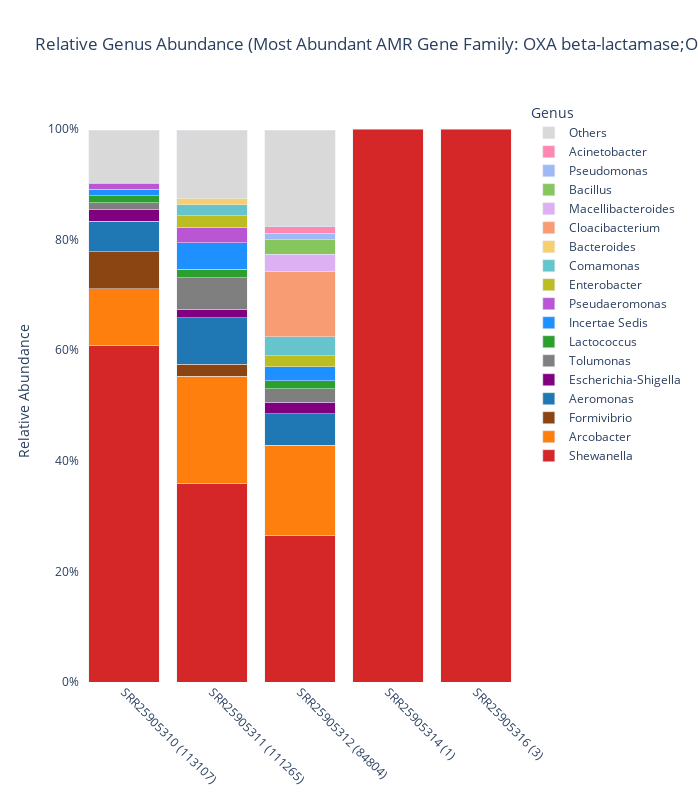

This figure's notebook cell:
### Code cell
import pandas as pd
import numpy as np
import plotly.graph_objects as go
import plotly.express as px

RESERVED_COLOR = "rgb(217,217,217)"

def get_genus_colors(all_genera):
    """Assign consistent, distinguishable colors to each genus."""
    top_colors = [
        "#D62728", "#FF7F0E", "#8B4513", "#1F77B4", "#800080",
        "#7F7F7F", "#2CA02C", "#1E90FF", "#BA55D3", "#BCBD22"
    ]

    fallback_palette = (
        px.colors.qualitative.Pastel
        + px.colors.qualitative.Set3
        + px.colors.qualitative.Alphabet
        + px.colors.qualitative.Light24
        + px.colors.qualitative.Bold
    )

    color_pool = list(dict.fromkeys(top_colors + fallback_palette))
    if RESERVED_COLOR in color_pool:
        color_pool.remove(RESERVED_COLOR)

    genus_list = [g for g in all_genera if g != "Others"]
    if len(genus_list) > len(color_pool):
        raise ValueError(
            f"Too many genera ({len(genus_list)}) for available color pool."
        )

    genus_colors = {g: color_pool[i] for i, g in enumerate(genus_list)}
    genus_colors["Others"] = RESERVED_COLOR
    return genus_colors


def preprocess_abundance(df, min_genus_abundance, force_include, force_exclude):
    """Filter and aggregate genus abundance data."""
    df_amr = df.copy()

    # Group low-abundance or excluded genera into 'Others'
    low_abundance = df_amr[
        ((df_amr["relative_genus_count"] <= min_genus_abundance) & ~df_amr["genus"].isin(force_include))
        | df_amr["genus"].isin(force_exclude)
    ]
    others = (
        low_abundance.groupby(["sample", "total_count"], as_index=False)
        .agg({"relative_genus_count": "sum"})
        .assign(genus="Others")
    )
    others["sample_label"] = others["sample"] + " (" + others["total_count"].astype(str) + ")"

    # Keep only included & high-abundance genera
    df_amr = df_amr[~df_amr["genus"].isin(force_exclude)]
    df_amr_filtered = df_amr[
        (df_amr["relative_genus_count"] > min_genus_abundance)
        | df_amr["genus"].isin(force_include)
    ]
    df_amr_filtered = df_amr_filtered.sort_values(["sample", "AMR Gene Family", "genus_count"], ascending=[True, False, False])
    df_amr_filtered["sample_label"] = df_amr_filtered["sample"] + " (" + df_amr_filtered["total_count"].astype(str) + ")"

    return pd.concat([df_amr_filtered, others], ignore_index=True)


def plot_stacked_abundance(
    observed_csv,
    output_html=None,
    min_genus_abundance=0.01,
    force_include=None,
    force_exclude=None,
):
    """Plot a single stacked bar chart of genus abundance for most prevalent AMR per sample."""
    force_include = force_include or []
    force_exclude = force_exclude or []

    df = pd.read_csv(observed_csv)
    amr = df.groupby("AMR Gene Family")["total_count"].sum().idxmax()
    print(amr)
    # Keep only AMR with highest total_count per sample
    df_max = df[df["AMR Gene Family"] == amr]
    display(df_max)
    amrs = df_max["AMR Gene Family"].unique()
    samples = df_max["sample"].nunique()

    df_amr = preprocess_abundance(df_max, min_genus_abundance, force_include, force_exclude)
    genus_colors = get_genus_colors(df_amr["genus"].unique())

    fig = go.Figure()
    legend_added = set()

    for genus in df_amr["genus"].unique():
        genus_data = df_amr[df_amr["genus"] == genus]
        fig.add_trace(
            go.Bar(
                x=genus_data["sample_label"],
                y=genus_data["relative_genus_count"],
                name=genus,
                marker_color=genus_colors[genus],
                showlegend=genus not in legend_added,
            )
        )
        legend_added.add(genus)

    # Layout
    fig.update_layout(
        barmode="stack",
        title=f"Relative Genus Abundance (Most Abundant AMR Gene Family: {', '.join(amrs)})",
        height=800,
        width=1000 * np.log10(samples) if samples > 2 else 500,
        plot_bgcolor="white",
        legend_title="Genus",
        xaxis=dict(tickangle=45),
        yaxis=dict(title="Relative Abundance", tickformat=".0%"),
    )

    if output_html:
        fig.write_html(output_html)
    else:
        fig.show()



if __name__ == "__main__":
    input_csv = "/local/work/adrian/ERMA/results_SRR10-18/abundance/combined_genus_abundance.csv"
    output_html = ""
    min_abundance = 0.01
    #sys.stderr = open(snakemake.log[0], "w")
    plot_stacked_abundance(input_csv, output_html, float(min_abundance))

### Figure 1 — Plotly figure (JSON) as saved in the notebook; plotly's stock layout.template omitted (floating-point values rounded to 4 significant figures)
{"data": [{"marker": {"color": "#D62728"}, "name": "Shewanella", "showlegend": true, "type": "bar", "x": ["SRR25905310 (113107)", "SRR25905311 (111265)", "SRR25905312 (84804)", "SRR25905314 (1)", "SRR25905316 (3)"], "y": [0.609, 0.3598, 0.2654, 1, 1]}, {"marker": {"color": "#FF7F0E"}, "name": "Arcobacter", "showlegend": true, "type": "bar", "x": ["SRR25905310 (113107)", "SRR25905311 (111265)", "SRR25905312 (84804)"], "y": [0.1024, 0.1936, 0.1628]}, {"marker": {"color": "#8B4513"}, "name": "Formivibrio", "showlegend": true, "type": "bar", "x": ["SRR25905310 (113107)", "SRR25905311 (111265)"], "y": [0.0667, 0.0216]}, {"marker": {"color": "#1F77B4"}, "name": "Aeromonas", "showlegend": true, "type": "bar", "x": ["SRR25905310 (113107)", "SRR25905311 (111265)", "SRR25905312 (84804)"], "y": [0.0552, 0.0834, 0.0566]}, {"marker": {"color": "#800080"}, "name": "Escherichia-Shigella", "showlegend": true, "type": "bar", "x": ["SRR25905310 (113107)", "SRR25905311 (111265)", "SRR25905312 (84804)"], "y": [0.0206, 0.0158, 0.0209]}, {"marker": {"color": "#7F7F7F"}, "name": "Tolumonas", "showlegend": true, "type": "bar", "x": ["SRR25905310 (113107)", "SRR25905311 (111265)", "SRR25905312 (84804)"], "y": [0.0131, 0.0572, 0.025]}, {"marker": {"color": "#2CA02C"}, "name": "Lactococcus", "showlegend": true, "type": "bar", "x": ["SRR25905310 (113107)", "SRR25905311 (111265)", "SRR25905312 (84804)"], "y": [0.0122, 0.0153, 0.0139]}, {"marker": {"color": "#1E90FF"}, "name": "Incertae Sedis", "showlegend": true, "type": "bar", "x": ["SRR25905310 (113107)", "SRR25905311 (111265)", "SRR25905312 (84804)"], "y": [0.0117, 0.048, 0.0258]}, {"marker": {"color": "#BA55D3"}, "name": "Pseudaeromonas", "showlegend": true, "type": "bar", "x": ["SRR25905310 (113107)", "SRR25905311 (111265)"], "y": [0.0111, 0.0275]}, {"marker": {"color": "#BCBD22"}, "name": "Enterobacter", "showlegend": true, "type": "bar", "x": ["SRR25905311 (111265)", "SRR25905312 (84804)"], "y": [0.0213, 0.0197]}, {"marker": {"color": "rgb(102, 197, 204)"}, "name": "Comamonas", "showlegend": true, "type": "bar", "x": ["SRR25905311 (111265)", "SRR25905312 (84804)"], "y": [0.0199, 0.0344]}, {"marker": {"color": "rgb(246, 207, 113)"}, "name": "Bacteroides", "showlegend": true, "type": "bar", "x": ["SRR25905311 (111265)"], "y": [0.0116]}, {"marker": {"color": "rgb(248, 156, 116)"}, "name": "Cloacibacterium", "showlegend": true, "type": "bar", "x": ["SRR25905312 (84804)"], "y": [0.1182]}, {"marker": {"color": "rgb(220, 176, 242)"}, "name": "Macellibacteroides", "showlegend": true, "type": "bar", "x": ["SRR25905312 (84804)"], "y": [0.0312]}, {"marker": {"color": "rgb(135, 197, 95)"}, "name": "Bacillus", "showlegend": true, "type": "bar", "x": ["SRR25905312 (84804)"], "y": [0.0258]}, {"marker": {"color": "rgb(158, 185, 243)"}, "name": "Pseudomonas", "showlegend": true, "type": "bar", "x": ["SRR25905312 (84804)"], "y": [0.0123]}, {"marker": {"color": "rgb(254, 136, 177)"}, "name": "Acinetobacter", "showlegend": true, "type": "bar", "x": ["SRR25905312 (84804)"], "y": [0.0115]}, {"marker": {"color": "rgb(217,217,217)"}, "name": "Others", "showlegend": true, "type": "bar", "x": ["SRR25905310 (113107)", "SRR25905311 (111265)", "SRR25905312 (84804)"], "y": [0.0963, 0.1231, 0.174]}], "layout": {"barmode": "stack", "height": 800, "legend": {"title": {"text": "Genus"}}, "plot_bgcolor": "white", "title": {"text": "Relative Genus Abundance (Most Abundant AMR Gene Family: OXA beta-lactamase;OXA-48-like beta-lactamase)"}, "width": 699.0, "xaxis": {"tickangle": 45}, "yaxis": {"tickformat": ".0%", "title": {"text": "Relative Abundance"}}}}
